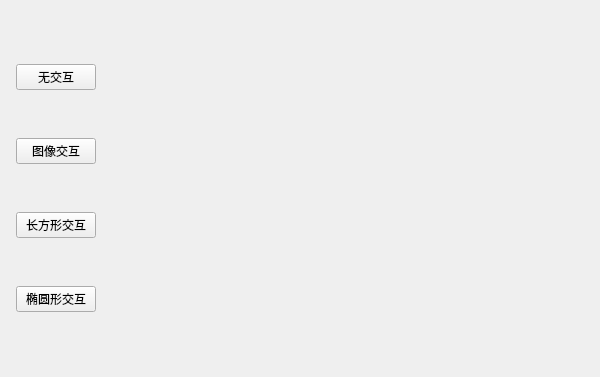
<?xml version="1.0" encoding="UTF-8"?>
<ui version="4.0">
 <class>MainwindowClass</class>
 <widget class="QMainWindow" name="MainwindowClass">
  <property name="geometry">
   <rect>
    <x>0</x>
    <y>0</y>
    <width>600</width>
    <height>377</height>
   </rect>
  </property>
  <property name="windowTitle">
   <string>Mainwindow</string>
  </property>
  <widget class="QWidget" name="centralWidget">
   <layout class="QHBoxLayout" name="hLayoutMain" stretch="0,1">
    <property name="spacing">
     <number>16</number>
    </property>
    <property name="leftMargin">
     <number>16</number>
    </property>
    <property name="topMargin">
     <number>16</number>
    </property>
    <property name="rightMargin">
     <number>16</number>
    </property>
    <property name="bottomMargin">
     <number>16</number>
    </property>
    <item>
     <widget class="QWidget" name="wgtTools" native="true">
      <layout class="QVBoxLayout" name="verticalLayout">
       <property name="spacing">
        <number>0</number>
       </property>
       <property name="sizeConstraint">
        <enum>QLayout::SetDefaultConstraint</enum>
       </property>
       <property name="leftMargin">
        <number>0</number>
       </property>
       <property name="topMargin">
        <number>0</number>
       </property>
       <property name="rightMargin">
        <number>0</number>
       </property>
       <property name="bottomMargin">
        <number>0</number>
       </property>
       <item>
        <widget class="QPushButton" name="btnNone">
         <property name="text">
          <string>无交互</string>
         </property>
         <property name="checkable">
          <bool>true</bool>
         </property>
         <attribute name="buttonGroup">
          <string notr="true">buttonGroup</string>
         </attribute>
        </widget>
       </item>
       <item>
        <widget class="QPushButton" name="btnImage">
         <property name="text">
          <string>图像交互</string>
         </property>
         <property name="checkable">
          <bool>true</bool>
         </property>
         <attribute name="buttonGroup">
          <string notr="true">buttonGroup</string>
         </attribute>
        </widget>
       </item>
       <item>
        <widget class="QPushButton" name="btnRectangle">
         <property name="text">
          <string>长方形交互</string>
         </property>
         <property name="checkable">
          <bool>true</bool>
         </property>
         <attribute name="buttonGroup">
          <string notr="true">buttonGroup</string>
         </attribute>
        </widget>
       </item>
       <item>
        <widget class="QPushButton" name="btnEllipse">
         <property name="text">
          <string>椭圆形交互</string>
         </property>
         <property name="checkable">
          <bool>true</bool>
         </property>
         <attribute name="buttonGroup">
          <string notr="true">buttonGroup</string>
         </attribute>
        </widget>
       </item>
      </layout>
     </widget>
    </item>
    <item>
     <widget class="QWidget" name="wgtRender" native="true">
      <layout class="QHBoxLayout" name="hLayoutRender">
       <property name="spacing">
        <number>0</number>
       </property>
       <property name="leftMargin">
        <number>0</number>
       </property>
       <property name="topMargin">
        <number>0</number>
       </property>
       <property name="rightMargin">
        <number>0</number>
       </property>
       <property name="bottomMargin">
        <number>0</number>
       </property>
      </layout>
     </widget>
    </item>
   </layout>
  </widget>
 </widget>
 <layoutdefault spacing="6" margin="11"/>
 <resources>
  <include location="Mainwindow.qrc"/>
 </resources>
 <connections/>
 <buttongroups>
  <buttongroup name="buttonGroup"/>
 </buttongroups>
</ui>
